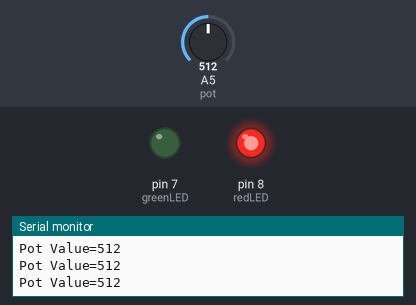
A sketch run on a simulated Arduino Uno, built with avr-gcc and run on an emulated ATmega328P. Shown: output pins drawn as LEDs (lit = HIGH), the last lines printed to the serial monitor. Inputs (shaded band) come from the test bench; at power-on: A5 (pot) = 512.

Above: at 1.2 s.
1.3 s: A5 (pot) set to 107
2.8 s: A5 (pot) set to 90
At 3.2 s:
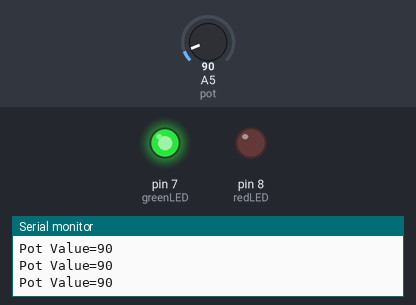
4.3 s: A5 (pot) set to 110
At 5.5 s:
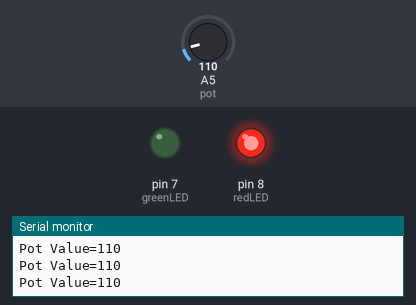
5.8 s: A5 (pot) set to 0
At 6.6 s:
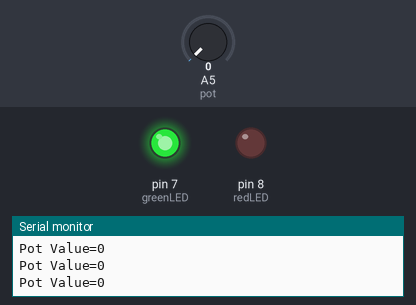
Timing chart, 0 to 8.3 s (numbered marks = the images above; inputs shaded):
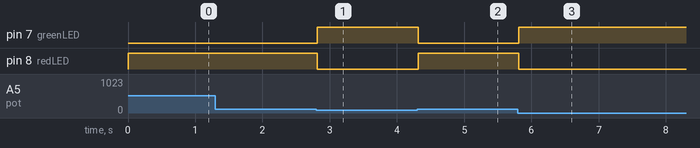

The sketch:

LEDs_Potentiometer_RG.ino
```cpp
#define pot A5
#define redLED 8
#define greenLED 7


void setup() {
Serial.begin(9600);
pinMode(pot, INPUT);
pinMode(redLED, OUTPUT);  //pin type
 pinMode(greenLED, OUTPUT);
}

 void loop(){
int x = analogRead(pot);
Serial.print("Pot Value=");
Serial.println(x);
if (x > 100)
{
  digitalWrite(redLED, HIGH);  // RED ON
digitalWrite(greenLED, LOW);  // GREEN OFF

}
else{
   digitalWrite(redLED, LOW);  // RED OFF
    digitalWrite(greenLED, HIGH);  // GREEN ON

}

 }
```

Measured:
- the behaviour switches between 101 and 100 on A5 (pot) (found by bisection; images 0 and 1)
- after the input at 2.8 s, pin 7 (greenLED): LOW → HIGH at once; pin 8 (redLED): HIGH → LOW at once
- after the input at 4.3 s, pin 7 (greenLED): HIGH → LOW at once; pin 8 (redLED): LOW → HIGH at once
- after the input at 5.8 s, pin 7 (greenLED): LOW → HIGH at once; pin 8 (redLED): HIGH → LOW at once
